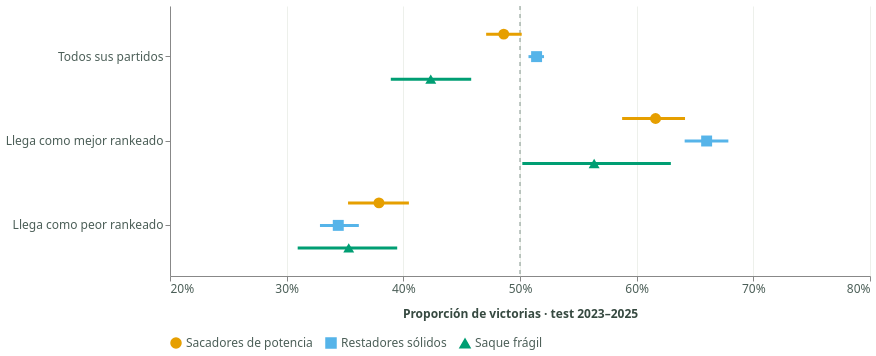

Write notebook code for a chart like this one.
### Markdown cell above
## 3. ¿Hay estilos con más victorias?

Sólo test; una fila es una participación. Cada partido aporta una victoria y una
derrota. Se muestran también resultados por superficie. Los intervalos remuestrean
torneos completos 1.000 veces, evitando tratar todas las participaciones como independientes.
No corrigen todas las dependencias entre años de un mismo jugador. No se equiparan
ranking, rivales o nivel: esto es descriptivo, no una estimación causal.

### Code cell
asociacion = pd.DataFrame(informe['association'])
display(asociacion)
sys.path.insert(0, str(Path('../entrega4').resolve()))
from build import predictive_charts
graficos = predictive_charts(informe)
alt.Chart.from_dict(graficos['victorias']).properties(width=700)

### Figure 1 — Vega-Lite specification as saved in the notebook (floating-point values rounded to 4 significant figures)
{"config": {"view": {"continuousWidth": 300, "continuousHeight": 300, "stroke": null}, "axis": {"gridColor": "#EDF0EB", "labelColor": "#4C5F58", "labelFontSize": 12, "labelLimit": 290, "tickCount": 6, "titleColor": "#364940", "titleFontSize": 12, "titlePadding": 14}, "background": "#FFFFFF", "font": "Segoe UI, system-ui, sans-serif", "legend": {"columns": 3, "labelColor": "#4C5F58", "labelFontSize": 12, "titleColor": "#364940", "titleFontSize": 12}}, "layer": [{"mark": {"type": "rule", "color": "#82948C", "strokeDash": [4, 4]}, "data": {"name": "data-3a10ac337a97dc375e4824a97342d683"}, "encoding": {"x": {"field": "x", "scale": {"domain": [0.2, 0.8]}, "type": "quantitative"}}}, {"mark": {"type": "rule", "strokeWidth": 3}, "data": {"name": "data-37090e3683950ee73f8e80077ab9b58f"}, "encoding": {"color": {"field": "estilo", "legend": {"orient": "bottom", "title": null}, "scale": {"domain": ["Sacadores de potencia", "Restadores sólidos", "Saque frágil"], "range": ["#E69F00", "#56B4E9", "#009E73"]}, "title": "Estilo", "type": "nominal"}, "x": {"axis": {"format": "%"}, "field": "lower", "scale": {"domain": [0.2, 0.8]}, "title": "Proporción de victorias · test 2023–2025", "type": "quantitative"}, "x2": {"field": "upper"}, "y": {"field": "condicion", "sort": ["Todos sus partidos", "Llega como mejor rankeado", "Llega como peor rankeado"], "title": null, "type": "nominal"}, "yOffset": {"field": "estilo", "sort": ["Sacadores de potencia", "Restadores sólidos", "Saque frágil"], "type": "nominal"}}}, {"mark": {"type": "point", "filled": true, "opacity": 1, "size": 120}, "data": {"name": "data-37090e3683950ee73f8e80077ab9b58f"}, "encoding": {"color": {"field": "estilo", "legend": {"orient": "bottom", "title": null}, "scale": {"domain": ["Sacadores de potencia", "Restadores sólidos", "Saque frágil"], "range": ["#E69F00", "#56B4E9", "#009E73"]}, "title": "Estilo", "type": "nominal"}, "shape": {"field": "estilo", "legend": {"orient": "bottom", "title": null}, "scale": {"domain": ["Sacadores de potencia", "Restadores sólidos", "Saque frágil"], "range": ["circle", "square", "triangle-up"]}, "title": "Estilo", "type": "nominal"}, "tooltip": [{"field": "condicion", "title": "Condición", "type": "nominal"}, {"field": "estilo", "title": "Estilo", "type": "nominal"}, {"field": "n", "format": ",.0f", "title": "Participaciones", "type": "quantitative"}, {"field": "winrate", "format": ".1%", "title": "Victorias", "type": "quantitative"}, {"field": "lower", "format": ".1%", "title": "IC95 % inferior", "type": "quantitative"}, {"field": "upper", "format": ".1%", "title": "IC95 % superior", "type": "quantitative"}], "x": {"field": "winrate", "scale": {"domain": [0.2, 0.8]}, "type": "quantitative"}, "y": {"field": "condicion", "sort": ["Todos sus partidos", "Llega como mejor rankeado", "Llega como peor rankeado"], "title": null, "type": "nominal"}, "yOffset": {"field": "estilo", "sort": ["Sacadores de potencia", "Restadores sólidos", "Saque frágil"], "type": "nominal"}}}], "datasets": {"data-3a10ac337a97dc375e4824a97342d683": [{"x": 0.5}], "data-37090e3683950ee73f8e80077ab9b58f": [{"condicion": "Todos sus partidos", "estilo": "Restadores sólidos", "n": 6293, "winrate": 0.5142, "lower": 0.5073, "upper": 0.5206}, {"condicion": "Todos sus partidos", "estilo": "Sacadores de potencia", "n": 2547, "winrate": 0.4861, "lower": 0.471, "upper": 0.5015}, {"condicion": "Todos sus partidos", "estilo": "Saque frágil", "n": 706, "winrate": 0.4235, "lower": 0.3893, "upper": 0.4582}, {"condicion": "Llega como mejor rankeado", "estilo": "Restadores sólidos", "n": 3388, "winrate": 0.66, "lower": 0.6411, "upper": 0.6786}, {"condicion": "Llega como mejor rankeado", "estilo": "Sacadores de potencia", "n": 1149, "winrate": 0.6162, "lower": 0.5875, "upper": 0.6414}, {"condicion": "Llega como mejor rankeado", "estilo": "Saque frágil", "n": 236, "winrate": 0.5636, "lower": 0.502, "upper": 0.6293}, {"condicion": "Llega como peor rankeado", "estilo": "Restadores sólidos", "n": 2905, "winrate": 0.3442, "lower": 0.3285, "upper": 0.3619}, {"condicion": "Llega como peor rankeado", "estilo": "Sacadores de potencia", "n": 1398, "winrate": 0.3791, "lower": 0.3526, "upper": 0.4048}, {"condicion": "Llega como peor rankeado", "estilo": "Saque frágil", "n": 470, "winrate": 0.3532, "lower": 0.3094, "upper": 0.3947}]}, "height": 270, "width": 700, "$schema": "https://vega.github.io/schema/vega-lite/v6.4.1.json"}
